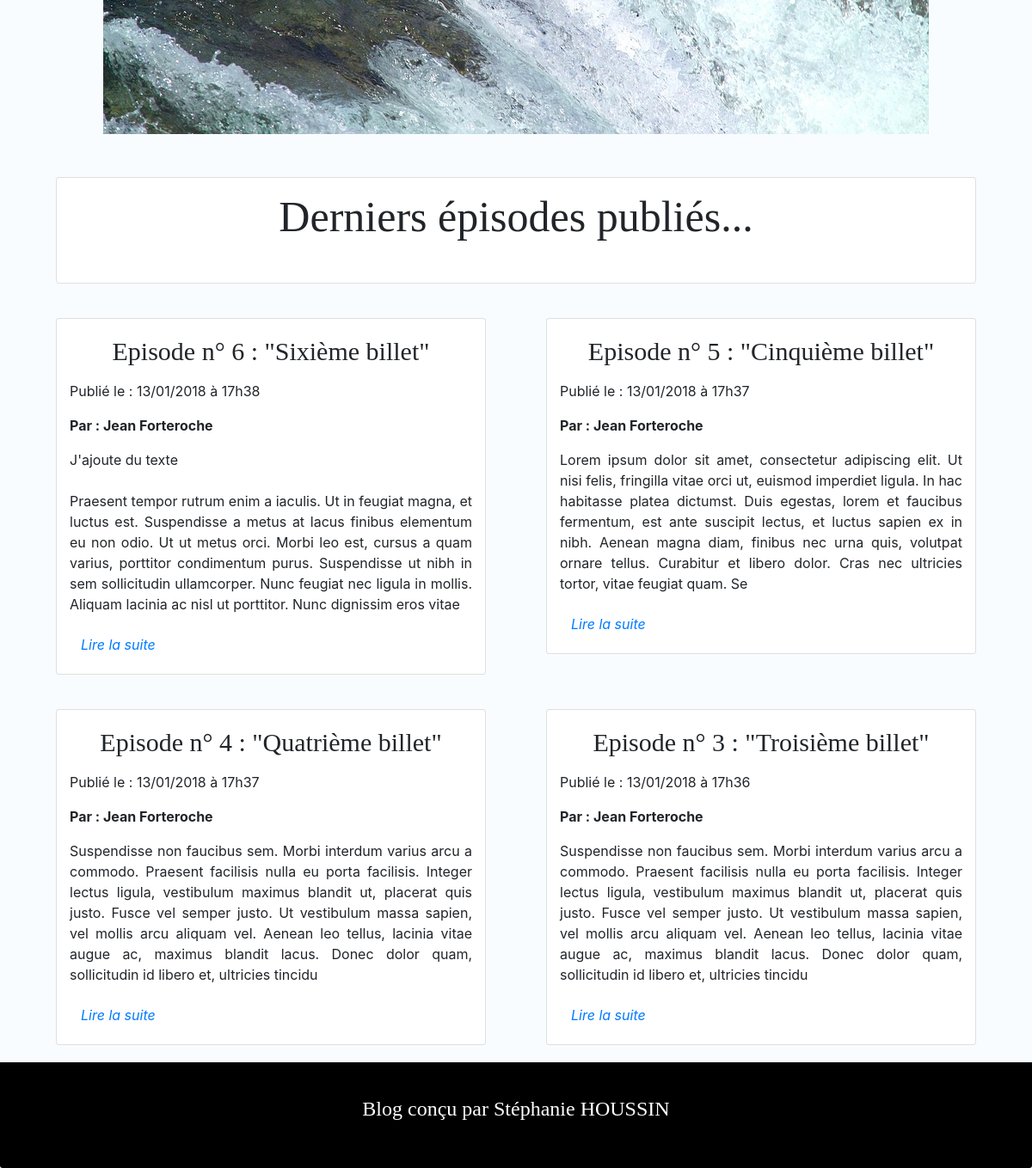
The app's page / (lower part), older data.
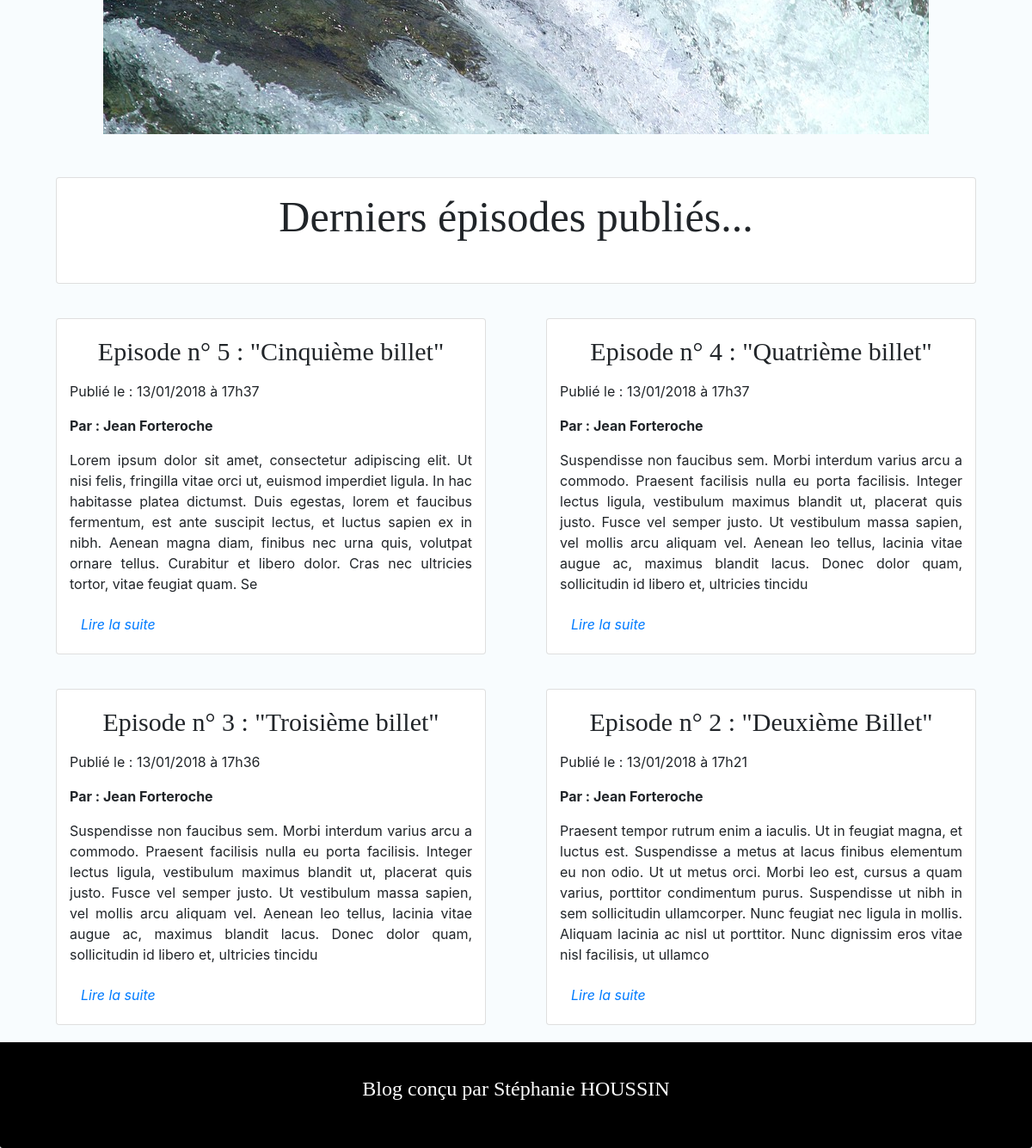
The same page, newer data.
### tables this page shows
CREATE TABLE `posts` (
  `id` int(11) NOT NULL,
  `author` varchar(255) NOT NULL,
  `title` varchar(255) NOT NULL,
  `content` text NOT NULL,
  `creation_date` datetime NOT NULL
);

### controller/FrontController.php (called while the page is built, shortened)
<?php
class FrontController
{
   protected $post;
   public function __construct()
   {
      $this->post = new PostManager();
   }
   public function home()
   {
      $lastPost = $this->post->getLastPost();
      require('view/HomeView.php');
   }
   }

### index.php (called while the page is built, shortened)
<?php
require ('Autoload.php');
$routeur = new Routeur();
$routeur->routerRequete();

### Autoload.php (called while the page is built, shortened)
<?php
function autoload($classname)
{
	if(file_exists($file = 'controller/' . $classname . '.php'))
	{
			require $file;
	}
	elseif(file_exists($file = 'model/' . $classname . '.php'))
	{
		 require $file;
	}
	elseif(file_exists($file = 'view/' . $classname . '.php'))
	{
		 require $file;
	}
  elseif(file_exists($file = '' . $classname . '.php'))
  {
		 require $file;
	}
}

### model/Manager.php (called while the page is built)
<?php
class Manager
{
   protected $db;
   public function __construct()
   {
     try
     {
        $this->db = new \PDO('mysql:host=localhost;dbname=alaska;charset=utf8', 'root', '',array(PDO::ATTR_ERRMODE => PDO::ERRMODE_EXCEPTION));
     }
     catch (\Exception $e)
     {
        die ('Erreur :'.$e->getMessage());
     }
   }
   public function db()
   {
      return $this->db;
   }
}

### model/PostManager.php (called while the page is built, shortened)
<?php
class PostManager extends Manager
{
  public function getLastPost()
  {
      $lastPost = [];
      $req = $this->db()->query('SELECT id,author,title,content,DATE_FORMAT(creation_date,\'%d/%m/%Y à %Hh%i\')
                                 AS creation_date
                                 FROM posts
                                 ORDER BY id
                                 DESC LIMIT 0,4');
        while($donnees = $req->fetch(PDO::FETCH_ASSOC))
        {
          $lastPost[] = new Post($donnees);
        }
      return $lastPost;
  }
}

### model/Post.php (called while the page is built, shortened)
<?php
class Post
{
  private $id;
  private $author;
  private $title;
  private $content;
  private $creation_date;
  public function hydrate(array $donnees)
  {
    foreach($donnees as $key => $value)
    {
        $method = 'set'.ucfirst($key);
    }
  }
  public function getId()
  {
    return $this->id;
  }
  public function getAuthor()
  {
    return $this->author;
  }
  public function getTitle()
  {
    return $this->title;
  }
  public function getContent()
  {
    return $this->content;
  }
  public function getCreation_date()
  {
    return $this->creation_date;
  }
  public function setId($id)
  {
      $id = (int) $id;
      if($id > 0)
      {
          $this->id =  $id;
      }
  }
  public function setAuthor($author)
  {
     if(is_string($author))
     {
       $this->author = $author;
     }
  }
  public function setTitle($title)
  {
      if(is_string($title))
      {
          $this->title = $title;
      }
  }
  public function setContent($content)
  {
      if(is_string($content))
      {
        $this->content = $content;
      }
  }
  public function setCreation_date($creation_date)
  {
    $this->creation_date = $creation_date;
  }
}

### view/HomeView.php (the view, shortened to what this page needs)
  <div class="container">
    <div class="image" style="background-image : url('public/img/7.jpg')">
    </div>
    <div class="card">
      <h2 class= "card-title-posts">Derniers épisodes publiés...</h2>
      <br/>
    </div>
        <div class="row">
          <?php foreach ($lastPost as $post): ?>
              <div class="col-lg-6 col-lg-6">
                  <div class="card">
                    <div class="card-home">
                      <p class="card-title">Episode n° <?=$post->getId();?> : "<?= htmlspecialchars($post->getTitle());?>"</p>
                      <p class="card-date">Publié le : <?= $post->getCreation_date();?></p>
                      <p class="card-author">Par : <?= htmlspecialchars($post->getAuthor());?></p>
                      <p class="card-text"><?= substr(nl2br($post->getContent()),0,400);?></p>
                      <a class="card-btn"><em><a href="index.php?action=post&amp;id=<?=$post->getId();?>" class="btn link">Lire la suite</a></em><br/>
                    </div>
                  </div>
              </div>
          <?php endforeach; ?>
      </div>
</div>
<?php require('view/template.php'); ?>

Row changes from the older to the newer data that the page shows:
removed posts: id "6", title "Sixième billet", Creation_date "13/01/2018 à 17h38", author "Jean Forteroche", content "J'ajoute du texte Praesent tempor rutrum enim a iaculis. Ut in feugiat magna, et luctus est. Suspendisse a metus at lacus finibus elementum eu non odio. Ut ut metus orci. Morbi leo est, cursus a quam varius, porttitor condimentum purus. Suspendisse ut nibh in sem sollicitudin ullamcorper. Nunc feugiat nec ligula in mollis. Aliquam lacinia ac nisl ut porttitor. Nunc dignissim eros vitae"
now on this page (row unchanged): posts: id "2", title "Deuxième Billet", Creation_date "13/01/2018 à 17h21", author "Jean Forteroche", content "Praesent tempor rutrum enim a iaculis. Ut in feugiat magna, et luctus est. Suspendisse a metus at lacus finibus elementum eu non odio. Ut ut metus orci. Morbi leo est, cursus a quam varius, porttitor condimentum purus. Suspendisse ut nibh in sem sollicitudin ullamcorper. Nunc feugiat nec ligula in mollis. Aliquam lacinia ac nisl ut porttitor. Nunc dignissim eros vitae nisl facilisis, ut ullamco"
